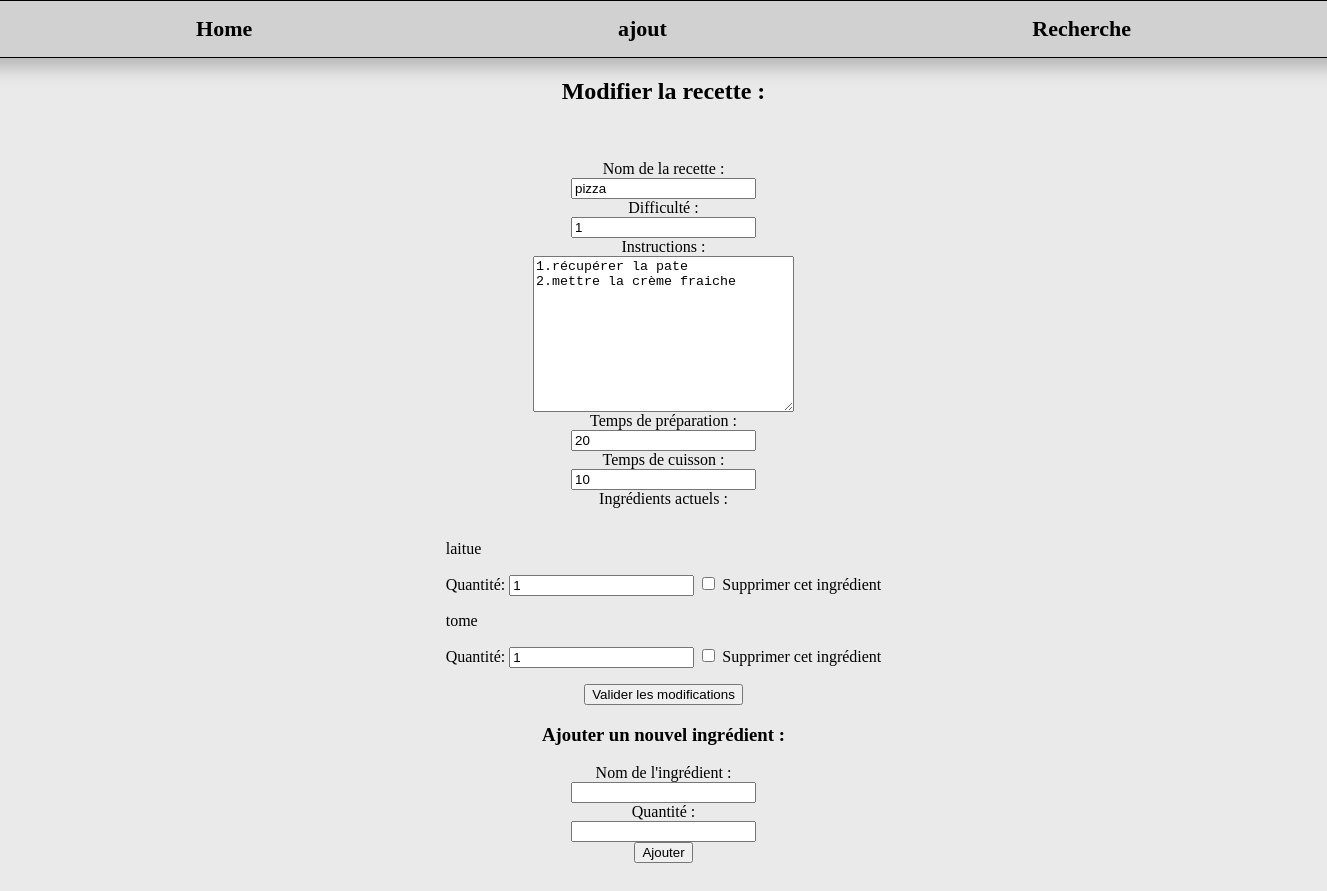
The app's page /src/component/updateRecette.php?id=57 with its own data.
### tables this page shows
CREATE TABLE `recettes` (
  `id` int(11) NOT NULL AUTO_INCREMENT,
  `nom_recette` varchar(255) NOT NULL,
  `instruction` text NOT NULL,
  `temps_preparation` int(11) NOT NULL,
  `temps_cuisson` int(11) NOT NULL,
  `difficulte` int(11) NOT NULL,
  `categories_id` int(11) NOT NULL,
  PRIMARY KEY (`id`)
);

CREATE TABLE `recette_ingredients` (
  `id` int(11) NOT NULL AUTO_INCREMENT,
  `recette_id` int(11) NOT NULL,
  `ingredient_id` int(11) NOT NULL,
  `Quantite` int(11) NOT NULL,
  PRIMARY KEY (`id`)
);

CREATE TABLE `ingredients` (
  `ingredient_id` int(11) NOT NULL AUTO_INCREMENT,
  `nom_ingredient` varchar(255) DEFAULT NULL,
  `unite_mesure` varchar(50) DEFAULT NULL,
  PRIMARY KEY (`ingredient_id`)
);

### src/recette/RecetteDAO.php (called while the page is built, shortened)
<?php
require_once 'Recette.php';
class RecetteDAO{
    private $pdo;
    public function __construct($pdo){
        $this->pdo = $pdo;
    }
    public function getRecetteById($id){
        $stmt = $this->pdo->prepare("SELECT * FROM recettes WHERE id = :id");
        $stmt->execute(['id' => $id]);
        $result = $stmt->fetch(PDO::FETCH_ASSOC);
        $ingredients = $this->getIngredientsRecette($id);
        $ingredientIds = [];
        foreach ($ingredients as $ingredient) {
            $ingredientIds[] = $ingredient['id'];
        }
        $recette = new Recette(
            $result['id'],
            $result['nom_recette'],
            $result['instruction'],
            $result['temps_preparation'],
            $result['temps_cuisson'],
            $result['difficulte'],
            $result['categories_id'],
            $ingredientIds
        );
        return $recette;
    }
    public function getIngredientsRecette($id)
    {
        $stmt = $this->pdo->prepare("SELECT * FROM recette_ingredients WHERE recette_id = :id");
        $stmt->execute(['id' => $id]);
        $result = $stmt->fetchAll(PDO::FETCH_ASSOC);
        $ingredients = [];
        foreach ($result as $row) {
            $ingredient = ['id' => $row['ingredient_id'], 'quantite' => $row['Quantite'], 'recette_id'=> $row['recette_id']];
            array_push($ingredients, $ingredient);
        }
        return $ingredients;
    }
}
?>

### src/recette/Recette.php (called while the page is built, shortened)
<?php
class Recette{
    private $id;
    private $nom_recette;
    private $instruction;
    private $temps_preparation;
    private $temps_cuisson;
    private $difficulte;
    public function __construct($id, $nom_recette, $instruction, $temps_preparation, $temps_cuisson, $difficulte, $categorie_id, $ingredients){
        $this->id = $id;
        $this->nom_recette = $nom_recette;
        $this->instruction = $instruction;
        $this->temps_preparation = $temps_preparation;
        $this->temps_cuisson = $temps_cuisson;
        $this->difficulte = $difficulte;
    }
    public function getId(){
        return $this->id;
    }
    public function getNomRecette(){
        return $this->nom_recette;
    }
    public function getInstruction(){
        return $this->instruction;
    }
    public function getTempsPreparation(){
        return $this->temps_preparation;
    }
    public function getTempsCuisson(){
        return $this->temps_cuisson;
    }
    public function getDifficulte(){
        return $this->difficulte;
    }
}
?>

### src/ingredient/IngredientDAO.php (called while the page is built, shortened)
<?php
require_once('Ingredient.php');
class IngredientDAO{
    private $db;
    public function __construct($db){
        $this->db = $db;
    }
    public function getIngredientsById($id){
        $sql = "SELECT * FROM ingredients WHERE ingredient_id = :id";
        $stmt = $this->db->prepare($sql);
        $stmt->bindParam(':id', $id);
        $stmt->execute();
        $result = $stmt->fetch(PDO::FETCH_ASSOC);
        $ingredient = new Ingredient($result['ingredient_id'], $result['nom_ingredient'], $result['unite_mesure']);
        return $ingredient;
    }
}
?>

### src/ingredient/Ingredient.php (called while the page is built, shortened)
<?php
class Ingredient{
    private $nom_ingredient;
    public function __construct($ingredient_id, $nom_ingredient, $unite_mesure){
        $this->nom_ingredient = $nom_ingredient;
    }
    public function getNomIngredient(){
        return $this->nom_ingredient;
    }
}
?>

### src/component/updateRecette.php (the view, shortened to what this page needs)
<?php
require_once '../recette/RecetteDAO.php';
require_once '../ingredient/IngredientDAO.php';
global $bdd;
$recetteDAO = new RecetteDAO($bdd);
$ingredientDAO = new IngredientDAO($bdd);
function getRecette($recetteDAO, $ingredientDAO)
{
    if (isset($_GET['id'])) {
        $id = $_GET['id'];
        $id = intval($id);
        $recette = $recetteDAO->getRecetteById($id);
        return $recette;
    }
}
function sanitizeInput($input)
{
    $input = trim($input);
    $input = stripslashes($input);
    $input = htmlspecialchars($input);
    return $input;
}
?>
<!DOCTYPE html>
<html lang="fr">
<head>
    <link rel="stylesheet" href="../../Css/index.css">
</head>
<body>
<header>
        <a href="../../index.php">Home</a>
        <a href="ajout.php">ajout</a>
        <a href="shearchBar.php">Recherche</a>
    </header>
    <?php
    $recette = getRecette($recetteDAO, $ingredientDAO);
    if (!empty($recette)) :
        $ingredients = $recetteDAO->getIngredientsRecette($recette->getId());
    ?>
        <h2>Modifier la recette :</h2>
        <div class="formulaire">
        <form action="updateRecette.php?id=<?php echo $recette->getId(); ?>" method="post">
        <div class="input-recette">
            <label for="nomRecette">Nom de la recette :</label>
            <input type="text" id="nomRecette" name="nomRecette" value="<?php echo sanitizeInput($recette->getNomRecette()); ?>" required>
            <label for="difficulte">Difficulté :</label>
            <input type="text" id="difficulte" name="difficulte" value="<?php echo sanitizeInput($recette->getDifficulte()); ?>" required>
            <label for="instructions">Instructions :</label>
            <textarea name="instructions" id="instructions" cols="30" rows="10" required><?php echo sanitizeInput($recette->getInstruction()); ?></textarea>
            <label for="tempsPreparation">Temps de préparation :</label>
            <input type="text" id="tempsPreparation" name="tempsPreparation" value="<?php echo sanitizeInput($recette->getTempsPreparation()); ?>" required>
            <label for="tempsCuisson">Temps de cuisson :</label>
            <input type="text" id="tempsCuisson" name="tempsCuisson" value="<?php echo sanitizeInput($recette->getTempsCuisson()); ?>" required>
            <label for="ingredientsActuels">Ingrédients actuels :</label>
            <ul>
                <?php foreach ($ingredients as $ingredient): ?>
                    <?php
                    $id = $ingredient['id'];
                    $id = intval($id);
                    $getIngredient = $ingredientDAO->getIngredientsById($id);
                    ?>
                    <li>
                        <p><?php echo $getIngredient->getNomIngredient(); ?></p>
                        <label for="quantite_<?php echo $id; ?>">Quantité:</label>
                        <input type="text" name="quantites[]" id="quantite_<?php echo $id; ?>" value="<?php echo isset($ingredient['quantite']) ? intval($ingredient['quantite']) : ''; ?>" required>
                        <input type="checkbox" name="delete_ingredients[<?php echo $id; ?>]" id="delete_ingredient_<?php echo $id; ?>" value="1">
                        <label for="delete_ingredient_<?php echo $id; ?>">Supprimer cet ingrédient</label>
                    </li>
                <?php endforeach; ?>
            </ul>
            <input type="submit" name="submit" value="Valider les modifications">
            </div>
        </form>
        <form action="updateRecette.php?id=<?php echo $recette->getId(); ?>" method="post">
        <div class="input-recette">
            <h3>Ajouter un nouvel ingrédient :</h3>
            <label for="nouvelIngredient">Nom de l'ingrédient :</label>
            <input type="text" id="nouvelIngredient" name="nouvelIngredient" required>
            <label for="quantiteNouvelIngredient">Quantité :</label>
            <input type="text" id="quantiteNouvelIngredient" name="quantiteNouvelIngredient" required>
            <input type="submit" name="ajouterIngredient" value="Ajouter">
            </div>
        </form>
        </div>
    <?php else : ?>
        <p>Aucune recette trouvée.</p>
    <?php endif; ?>
</body>
</html>

### Css/index.css (style rules this page uses)
body { margin: 0; padding: 0; display: flex; flex-direction: column; justify-content: center; align-items: center; overflow-x: hidden; background-color: #eaeaea; }
header { border: 1px solid black; height: 3.5em; width: 98%; display: flex; justify-content: space-around; align-items: center; padding: 0 8em; box-shadow: 2px 4px 18px 5px rgba(0, 0, 0, 0.242); background-color: rgba(0, 0, 0, 0.104); }
header a { text-decoration: none; color: rgb(0, 0, 0); font-size: 22px; font-weight: bold; transition: all 0.5s ease-in-out; }
ul { list-style-type: none; padding: 0; }
.formulaire { margin: 25px 0; padding: 10px; width: 90%; }
.input-recette { display: flex; flex-direction: column; align-items: center; }

### records on screen
recettes: nomRecette "pizza", difficulte "1", instructions "1.récupérer la pate 2.mettre la crème fraiche", tempsPreparation "20", tempsCuisson "10"
recette_ingredients: ingredient.nom_ingredient "laitue", Quantite "1"
recette_ingredients: ingredient.nom_ingredient "tome", Quantite "1"
